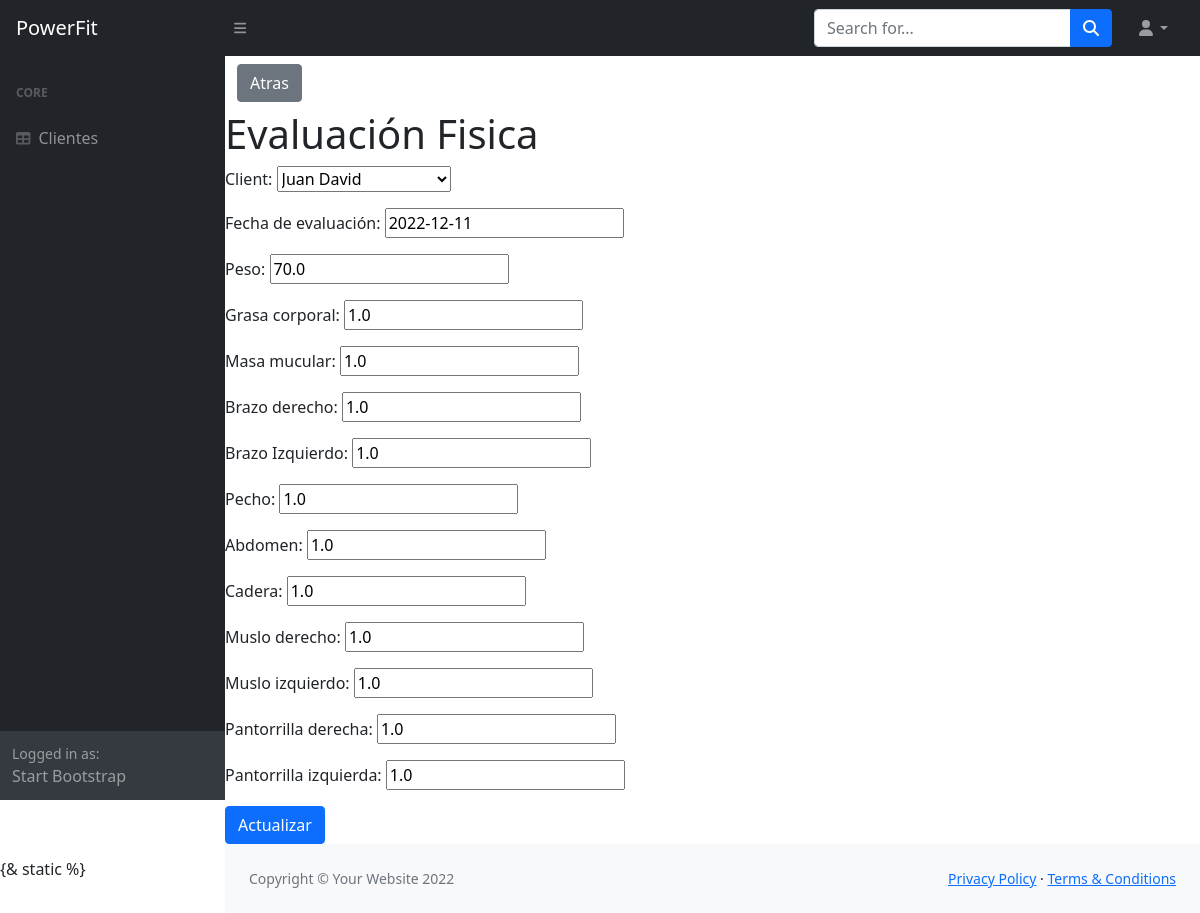
/users/update_pe.html/2, run on the app's committed database.
### HealthQuest/models.py (models this page shows, shortened)
class physical_evaluation (models.Model):
    client = models.ForeignKey(HealthQuests, on_delete=models.CASCADE, null=True, blank=True)
    date = models.DateField(default=datetime.date.today, verbose_name= 'Fecha de evaluación')
    weight = models.FloatField(verbose_name='Peso')
    body_fat = models.FloatField(verbose_name='Grasa corporal')
    muscle_mass = models.FloatField(verbose_name='Masa mucular')
    right_arm = models.FloatField(verbose_name='Brazo derecho')
    left_arm = models.FloatField(verbose_name='Brazo Izquierdo')
    chest = models.FloatField(verbose_name='Pecho')
    abdomen = models.FloatField(verbose_name='Abdomen')
    hip = models.FloatField(verbose_name='Cadera')
    right_thigh = models.FloatField(verbose_name='Muslo derecho')
    left_thigh = models.FloatField(verbose_name='Muslo izquierdo')
    right_calf = models.FloatField(verbose_name='Pantorrilla derecha')
    left_calf = models.FloatField(verbose_name='Pantorrilla izquierda')

### HealthQuest/views.py (the view, shortened to what this page needs)
# urls.py: path('users/update_pe.html/<int:pk>', views.update_pe.as_view(template_name='HealthQuest/update_pe.html'), name='uptd_pe')
class update_pe(UpdateView, SuccessMessageMixin):
    model = physical_evaluation
    fields = '__all__'
    template_name = 'HealthQuest/update_pe.html'
    success_message = 'Actualizado correctamente'

### HealthQuest/models.py (called while the page is built)
    def __str__(self):
        return self.name

### templates/HealthQuest/update_pe.html (shortened to what this page needs)
{% extends 'HealthQuest/index.html' %}
{% block content %}
<div class="container">
<a href="/users" type="button" class="btn btn-secondary">Atras</a>
</div>
    <form method="post">{% csrf_token %}
        <h1>Evaluación Fisica</h1>
        {{ form.as_p }}
        <input class="btn btn-primary" type="submit" value="Actualizar">
    </form>
{% endblock %}

### data on the page
physical_evaluation: client "Juan David", date "2022-12-11", weight "70.0", body_fat "1.0", muscle_mass "1.0", right_arm "1.0", left_arm "1.0", chest "1.0", abdomen "1.0", hip "1.0", right_thigh "1.0", left_thigh "1.0", right_calf "1.0", left_calf "1.0"
